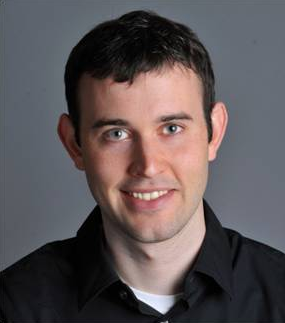
#> input picture pim_p1/human.png, 285 x 323 px
$ python 'Imagen hibrida en el dominio del espacio.py'   (older library calls are emulated)
#> lines starting #> are read from the running program, lines starting #| are printed output that depends on the picture

# coding: utf-8

## Imagen hibrida en el dominio del espacio

# In[1]:

from PIL import Image
import math
import numpy as np
import matplotlib.pyplot as plt
import skimage as ski
from scipy import signal as sg

get_ipython().magic(u'matplotlib inline')


# In[2]:

#LOAD IMAGES
img1 = Image.open("human.png")
#> img1 is the input picture: PIL image 285x323 RGB; mean R, G, B 93.4, 85.4, 87.2
img2 = Image.open("cat.png")
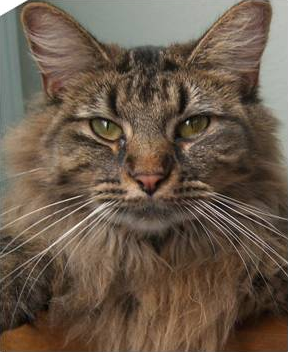
#> input picture pim_p1/cat.png, 288 x 352 px
#> img2 is the input picture: PIL image 288x352 RGB; mean R, G, B 106.2, 89.8, 74.4

#RESIZE
size1=int(round(img1.size[0]*(4/3.)));
#> size1 = 380
size2=int(round(img1.size[1]*(4/3.)));
#> size2 = 431
img1=img1.resize((size1,size2), Image.ANTIALIAS)
#> img1: PIL image 380x431 RGB

#CROP
left = 50
top = 50
right = 51+img2.size[0]-1
#> right = 338
bottom = 51+img2.size[1]-1
#> bottom = 402
img1=img1.crop((left, top, right, bottom))
#> img1: PIL image 288x352 RGB

# VISUALIZATION
plt.figure(1)
plt.subplot(131)
imgplot1=plt.imshow(img1)
imgplot1.set_cmap('gray')
plt.subplot(132)
imgplot1=plt.imshow(img2)
imgplot1.set_cmap('gray')


# In[3]:

#GAUSSIAN FUNCTION
def gaussian(x, y, size, sigma):
    return (1./ (2. * math.pi * sigma * sigma)) * math.exp(- (math.pow(x-(size/2.),2) + math.pow(y-(size/2.),2)) / (2. * sigma * sigma))

#GAUSSIAN FILTER FUNCTION
def gaussian_filter(sigma):
#> called with sigma = 9
    size = 6 * sigma + 1
    gauss_matrix = np.zeros( (size, size) )

    for x in range(size):
        for y in range(size):
            gauss_matrix[x][y] = gaussian(x, y, size, sigma)
    return gauss_matrix


# In[4]:

#CONVOLUTION 3 CHANNEL FUNCTION
def convolucion_RGB(img, kernel):

    channelR = np.zeros((img.shape[0],img.shape[1]), 'uint8')
    channelG = np.zeros((img.shape[0],img.shape[1]), 'uint8')
    channelB = np.zeros((img.shape[0],img.shape[1]), 'uint8')

    for x in range(img.shape[0]):
        for y in range(img.shape[1]):
            channelR[x,y] = img[x,y][0]
            channelG[x,y] = img[x,y][1]
            channelB[x,y] = img[x,y][2]
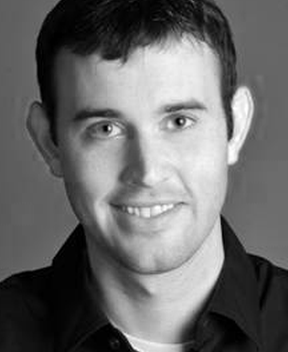
#> channelR: shape (352, 288); min 0, max 255, mean 105.5

    matrixR = sg.convolve2d(channelR, kernel, "same")
    matrixG = sg.convolve2d(channelG, kernel, "same")
    matrixB = sg.convolve2d(channelB, kernel, "same")

    img_conv = np.zeros((matrixR.shape[0], matrixR.shape[1], 3), 'double')

    for x in range(matrixR.shape[0]):
        for y in range(matrixR.shape[1]):
            img_conv[x,y,0] = matrixR[x,y]
            img_conv[x,y,1] = matrixG[x,y]
            img_conv[x,y,2] = matrixB[x,y]
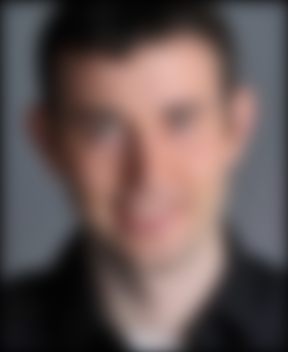
#> img_conv: shape (352, 288, 3) float64; mean of channels 0, 1, 2 102.4, 86.5, 84.6; drawn as R, G, B

    return img_conv


# In[5]:

np_img1 = np.array(img1).astype('double')
np_img2 = np.array(img2).astype('double')

#GAUSS KERNEL
kernel = gaussian_filter(9)
kernel = kernel/sum(sum(kernel)) #Gauss normalizado

#LOW PASS IMG1
img1_LowPass = convolucion_RGB(np_img1, kernel)
img1_LowPass /= img1_LowPass.max() #Img LP normalizado

img2_LowPass = convolucion_RGB(np_img2, kernel)
#> after the loop in convolucion_RGB (call 2), `for x in range(img.shape[0]):`:
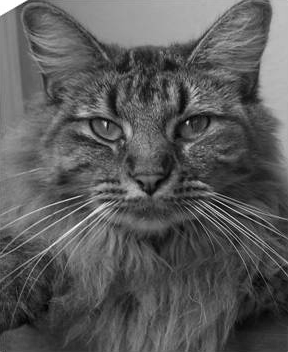
#> channelG: shape (352, 288); min 0, max 255, mean 89.8
#> after the loop in convolucion_RGB (call 2), `for x in range(img.shape[0]):`:
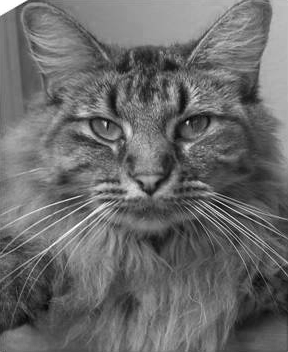
#> channelR: shape (352, 288); min 0, max 255, mean 106.2
#> after the loop in convolucion_RGB (call 2), `for x in range(matrixR.shape[0]):`:
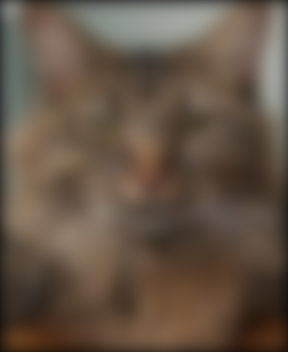
#> img_conv: shape (352, 288, 3) float64; mean of channels 0, 1, 2 100.8, 84.9, 70.2; drawn as R, G, B
img2_HighPass = np_img2 - img2_LowPass

#HIGH PASS IMG2
img2_HighPass = img2_HighPass - np.amin(img2_HighPass)
img2_HighPass /= img2_HighPass.max()

#HYBRID IMG
hybrid_img = (img1_LowPass + img2_HighPass) / 2.
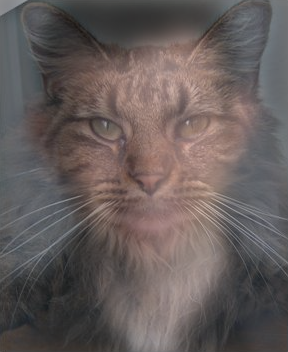
#> hybrid_img: shape (352, 288, 3) float64; mean of channels 0, 1, 2 0.399, 0.364, 0.359; drawn as R, G, B


# In[6]:

#SHOWING IMGS
plt.figure(1)
plt.subplot(121)
plt.imshow(img1)
plt.title('original img1', size=16)
plt.subplot(122)
plt.imshow(img1_LowPass)
plt.title('LP img1', size=16)
plt.gcf().set_size_inches((14,14))


plt.figure(2)
plt.subplot(121)
plt.title('original img2', size=16)
plt.imshow(img2)
plt.subplot(122)
plt.imshow(img2_HighPass)
plt.title('HP img2', size=16)
plt.gcf().set_size_inches((14,14))


plt.figure(3)
plt.imshow(hybrid_img)
plt.title('hybrid image', size=16)
plt.gcf().set_size_inches((14,14))
